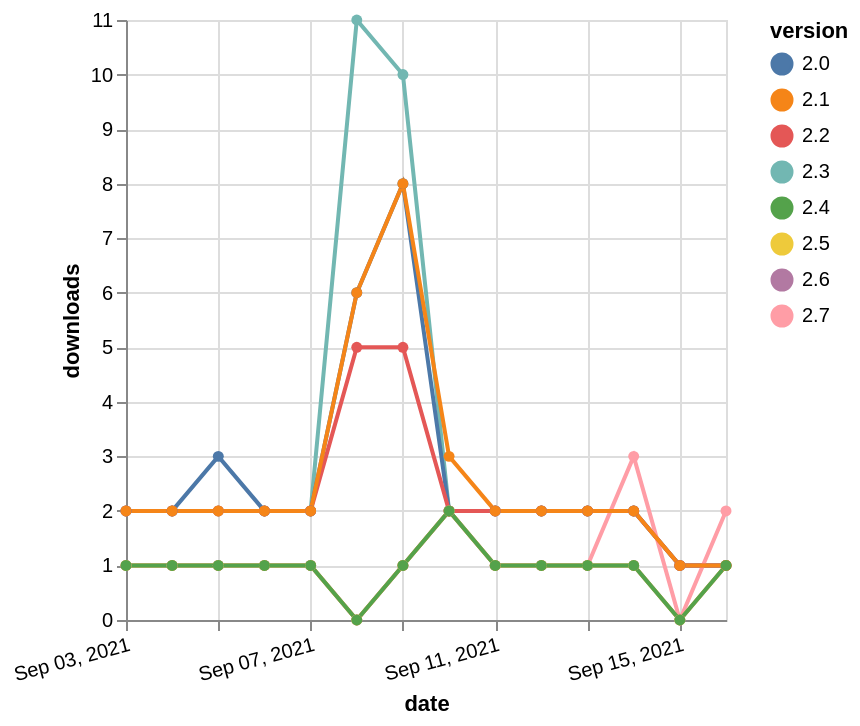

Vega-Lite specification for this chart:
### Vega-Lite specification from a JSON file in a GitHub repository (floating-point values rounded to 4 significant figures)
{"$schema": "https://vega.github.io/schema/vega-lite/v5.json", "description": "A simple bar chart with embedded data.", "data": {"values": [{"date": "2021-09-03", "total": 3241, "delta": 2, "version": "2.3"}, {"date": "2021-09-04", "total": 3243, "delta": 2, "version": "2.3"}, {"date": "2021-09-05", "total": 3245, "delta": 2, "version": "2.3"}, {"date": "2021-09-06", "total": 3247, "delta": 2, "version": "2.3"}, {"date": "2021-09-07", "total": 3249, "delta": 2, "version": "2.3"}, {"date": "2021-09-08", "total": 3260, "delta": 11, "version": "2.3"}, {"date": "2021-09-09", "total": 3270, "delta": 10, "version": "2.3"}, {"date": "2021-09-10", "total": 3272, "delta": 2, "version": "2.3"}, {"date": "2021-09-11", "total": 3274, "delta": 2, "version": "2.3"}, {"date": "2021-09-12", "total": 3276, "delta": 2, "version": "2.3"}, {"date": "2021-09-13", "total": 3278, "delta": 2, "version": "2.3"}, {"date": "2021-09-14", "total": 3280, "delta": 2, "version": "2.3"}, {"date": "2021-09-15", "total": 3281, "delta": 1, "version": "2.3"}, {"date": "2021-09-16", "total": 3282, "delta": 1, "version": "2.3"}, {"date": "2021-09-03", "total": 3250, "delta": 2, "version": "2.0"}, {"date": "2021-09-04", "total": 3252, "delta": 2, "version": "2.0"}, {"date": "2021-09-05", "total": 3255, "delta": 3, "version": "2.0"}, {"date": "2021-09-06", "total": 3257, "delta": 2, "version": "2.0"}, {"date": "2021-09-07", "total": 3259, "delta": 2, "version": "2.0"}, {"date": "2021-09-08", "total": 3265, "delta": 6, "version": "2.0"}, {"date": "2021-09-09", "total": 3273, "delta": 8, "version": "2.0"}, {"date": "2021-09-10", "total": 3275, "delta": 2, "version": "2.0"}, {"date": "2021-09-11", "total": 3277, "delta": 2, "version": "2.0"}, {"date": "2021-09-12", "total": 3279, "delta": 2, "version": "2.0"}, {"date": "2021-09-13", "total": 3281, "delta": 2, "version": "2.0"}, {"date": "2021-09-14", "total": 3283, "delta": 2, "version": "2.0"}, {"date": "2021-09-15", "total": 3284, "delta": 1, "version": "2.0"}, {"date": "2021-09-16", "total": 3285, "delta": 1, "version": "2.0"}, {"date": "2021-09-03", "total": 225, "delta": 1, "version": "2.7"}, {"date": "2021-09-04", "total": 226, "delta": 1, "version": "2.7"}, {"date": "2021-09-05", "total": 227, "delta": 1, "version": "2.7"}, {"date": "2021-09-06", "total": 228, "delta": 1, "version": "2.7"}, {"date": "2021-09-07", "total": 229, "delta": 1, "version": "2.7"}, {"date": "2021-09-08", "total": 229, "delta": 0, "version": "2.7"}, {"date": "2021-09-09", "total": 230, "delta": 1, "version": "2.7"}, {"date": "2021-09-10", "total": 232, "delta": 2, "version": "2.7"}, {"date": "2021-09-11", "total": 233, "delta": 1, "version": "2.7"}, {"date": "2021-09-12", "total": 234, "delta": 1, "version": "2.7"}, {"date": "2021-09-13", "total": 235, "delta": 1, "version": "2.7"}, {"date": "2021-09-14", "total": 238, "delta": 3, "version": "2.7"}, {"date": "2021-09-15", "total": 238, "delta": 0, "version": "2.7"}, {"date": "2021-09-16", "total": 240, "delta": 2, "version": "2.7"}, {"date": "2021-09-03", "total": 156, "delta": 1, "version": "2.6"}, {"date": "2021-09-04", "total": 157, "delta": 1, "version": "2.6"}, {"date": "2021-09-05", "total": 158, "delta": 1, "version": "2.6"}, {"date": "2021-09-06", "total": 159, "delta": 1, "version": "2.6"}, {"date": "2021-09-07", "total": 160, "delta": 1, "version": "2.6"}, {"date": "2021-09-08", "total": 160, "delta": 0, "version": "2.6"}, {"date": "2021-09-09", "total": 161, "delta": 1, "version": "2.6"}, {"date": "2021-09-10", "total": 163, "delta": 2, "version": "2.6"}, {"date": "2021-09-11", "total": 164, "delta": 1, "version": "2.6"}, {"date": "2021-09-12", "total": 165, "delta": 1, "version": "2.6"}, {"date": "2021-09-13", "total": 166, "delta": 1, "version": "2.6"}, {"date": "2021-09-14", "total": 167, "delta": 1, "version": "2.6"}, {"date": "2021-09-15", "total": 167, "delta": 0, "version": "2.6"}, {"date": "2021-09-16", "total": 168, "delta": 1, "version": "2.6"}, {"date": "2021-09-03", "total": 2912, "delta": 2, "version": "2.2"}, {"date": "2021-09-04", "total": 2914, "delta": 2, "version": "2.2"}, {"date": "2021-09-05", "total": 2916, "delta": 2, "version": "2.2"}, {"date": "2021-09-06", "total": 2918, "delta": 2, "version": "2.2"}, {"date": "2021-09-07", "total": 2920, "delta": 2, "version": "2.2"}, {"date": "2021-09-08", "total": 2925, "delta": 5, "version": "2.2"}, {"date": "2021-09-09", "total": 2930, "delta": 5, "version": "2.2"}, {"date": "2021-09-10", "total": 2932, "delta": 2, "version": "2.2"}, {"date": "2021-09-11", "total": 2934, "delta": 2, "version": "2.2"}, {"date": "2021-09-12", "total": 2936, "delta": 2, "version": "2.2"}, {"date": "2021-09-13", "total": 2938, "delta": 2, "version": "2.2"}, {"date": "2021-09-14", "total": 2940, "delta": 2, "version": "2.2"}, {"date": "2021-09-15", "total": 2941, "delta": 1, "version": "2.2"}, {"date": "2021-09-16", "total": 2942, "delta": 1, "version": "2.2"}, {"date": "2021-09-03", "total": 175, "delta": 1, "version": "2.5"}, {"date": "2021-09-04", "total": 176, "delta": 1, "version": "2.5"}, {"date": "2021-09-05", "total": 177, "delta": 1, "version": "2.5"}, {"date": "2021-09-06", "total": 178, "delta": 1, "version": "2.5"}, {"date": "2021-09-07", "total": 179, "delta": 1, "version": "2.5"}, {"date": "2021-09-08", "total": 179, "delta": 0, "version": "2.5"}, {"date": "2021-09-09", "total": 180, "delta": 1, "version": "2.5"}, {"date": "2021-09-10", "total": 182, "delta": 2, "version": "2.5"}, {"date": "2021-09-11", "total": 183, "delta": 1, "version": "2.5"}, {"date": "2021-09-12", "total": 184, "delta": 1, "version": "2.5"}, {"date": "2021-09-13", "total": 185, "delta": 1, "version": "2.5"}, {"date": "2021-09-14", "total": 186, "delta": 1, "version": "2.5"}, {"date": "2021-09-15", "total": 186, "delta": 0, "version": "2.5"}, {"date": "2021-09-16", "total": 187, "delta": 1, "version": "2.5"}, {"date": "2021-09-03", "total": 3347, "delta": 2, "version": "2.1"}, {"date": "2021-09-04", "total": 3349, "delta": 2, "version": "2.1"}, {"date": "2021-09-05", "total": 3351, "delta": 2, "version": "2.1"}, {"date": "2021-09-06", "total": 3353, "delta": 2, "version": "2.1"}, {"date": "2021-09-07", "total": 3355, "delta": 2, "version": "2.1"}, {"date": "2021-09-08", "total": 3361, "delta": 6, "version": "2.1"}, {"date": "2021-09-09", "total": 3369, "delta": 8, "version": "2.1"}, {"date": "2021-09-10", "total": 3372, "delta": 3, "version": "2.1"}, {"date": "2021-09-11", "total": 3374, "delta": 2, "version": "2.1"}, {"date": "2021-09-12", "total": 3376, "delta": 2, "version": "2.1"}, {"date": "2021-09-13", "total": 3378, "delta": 2, "version": "2.1"}, {"date": "2021-09-14", "total": 3380, "delta": 2, "version": "2.1"}, {"date": "2021-09-15", "total": 3381, "delta": 1, "version": "2.1"}, {"date": "2021-09-16", "total": 3382, "delta": 1, "version": "2.1"}, {"date": "2021-09-03", "total": 304, "delta": 1, "version": "2.4"}, {"date": "2021-09-04", "total": 305, "delta": 1, "version": "2.4"}, {"date": "2021-09-05", "total": 306, "delta": 1, "version": "2.4"}, {"date": "2021-09-06", "total": 307, "delta": 1, "version": "2.4"}, {"date": "2021-09-07", "total": 308, "delta": 1, "version": "2.4"}, {"date": "2021-09-08", "total": 308, "delta": 0, "version": "2.4"}, {"date": "2021-09-09", "total": 309, "delta": 1, "version": "2.4"}, {"date": "2021-09-10", "total": 311, "delta": 2, "version": "2.4"}, {"date": "2021-09-11", "total": 312, "delta": 1, "version": "2.4"}, {"date": "2021-09-12", "total": 313, "delta": 1, "version": "2.4"}, {"date": "2021-09-13", "total": 314, "delta": 1, "version": "2.4"}, {"date": "2021-09-14", "total": 315, "delta": 1, "version": "2.4"}, {"date": "2021-09-15", "total": 315, "delta": 0, "version": "2.4"}, {"date": "2021-09-16", "total": 316, "delta": 1, "version": "2.4"}]}, "width": "container", "mark": {"type": "line", "point": {"filled": true}}, "encoding": {"x": {"field": "date", "type": "temporal", "timeUnit": "yearmonthdate", "title": "date", "axis": {"labelAngle": -15}}, "y": {"field": "delta", "type": "quantitative", "title": "downloads"}, "color": {"field": "version", "type": "nominal"}, "tooltip": {"field": "delta"}}}
